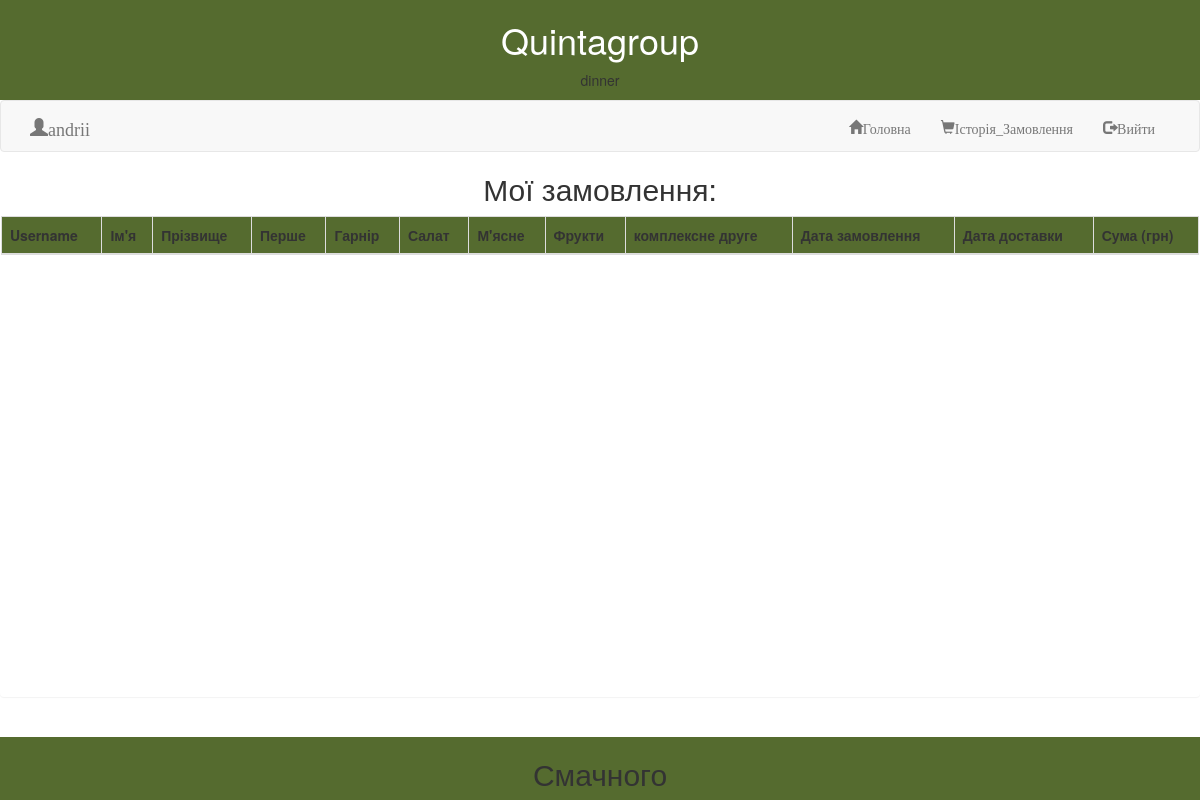
The page /orders/ (signed in) on the database as committed earlier.
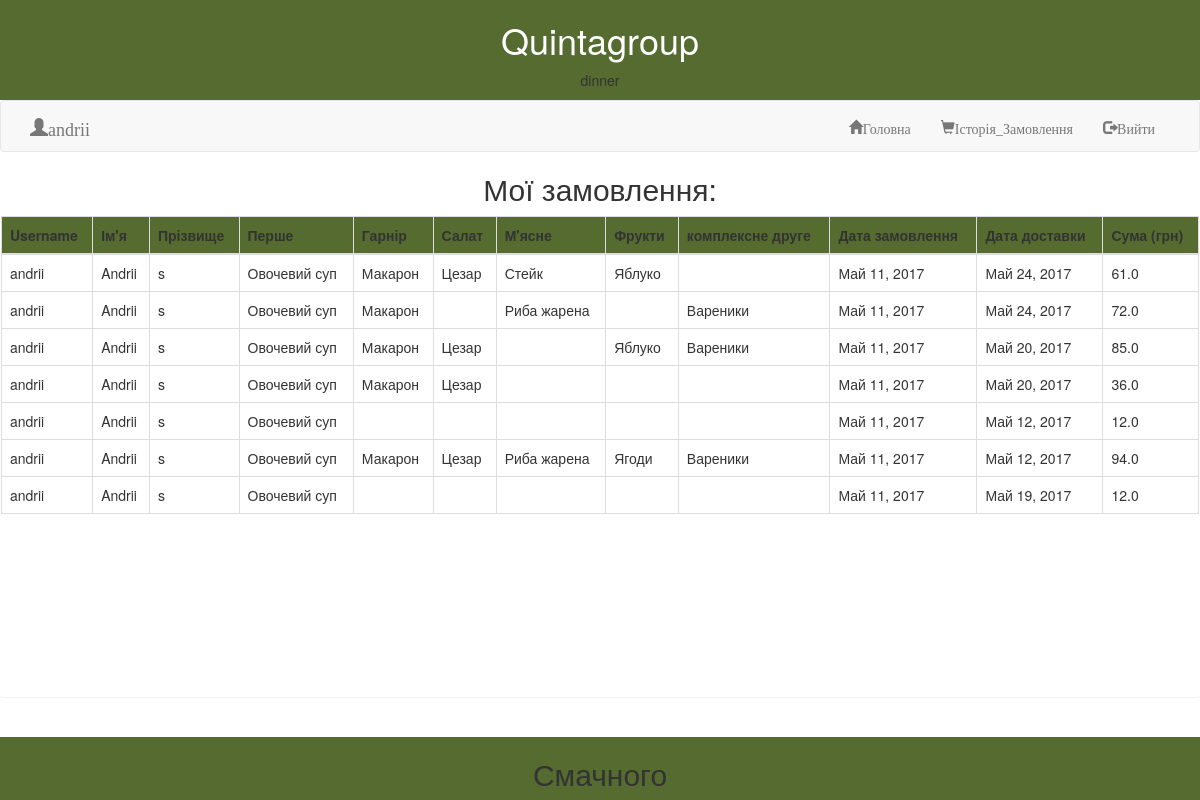
The same page on the database as committed later.
### dinner/models.py (models this page shows, shortened)
class CustomFood(models.Model):
    class Meta:
        db_table = "customFood"
    customUserName = models.TextField()
    customFirstName = models.TextField()
    customLastName = models.TextField()
    firstFood = models.TextField()
    garnish = models.TextField()
    salad = models.TextField()
    meatDish = models.TextField()
    fruits = models.TextField()
    complex = models.TextField()
    customDate = models.DateField()
    dinnerDate = models.DateField()
    customPrice = models.FloatField()

### dinner/views.py (the view)
# urls.py: url(r'^orders/', views.reviewOrders, name="reviewOrders"),
def reviewOrders(request):
    username = request.user.username
    orders = CustomFood.objects.filter(customUserName=username)[:]
    return render(request, 'dinner/reviewOrders.html', {'orders': orders})

### dinner/templates/dinner/reviewOrders.html (shortened to what this page needs)
{% extends 'dinner/base.html' %}
{% block content %}
<div style="text-align: center">
    <h2>Мої замовлення:</h2>
</div>
<div class="panel">
    <div class="container_table">
        <table id="myTable" class="table table-fixedheader table-bordered  ">
            <thead class="table_head">
                <tr>
                    <th>Username</th>
                    <th>Ім'я</th>
                    <th>Прізвище</th>
                    <th>Перше</th>
                    <th>Гарнір</th>
                    <th>Салат</th>
                    <th>М'ясне</th>
                    <th>Фрукти</th>
                    <th>комплексне друге</th>
                    <th>Дата замовлення</th>
                    <th>Дата доставки</th>
                    <th>Сума (грн)</th>
                </tr>
            </thead>
            <tbody style="height:110px">
             {%for i in orders%}
                <tr>
                    <td>{{i.customUserName}}</td>
                    <td>{{i.customFirstName}}</td>
                    <td>{{i.customLastName}}</td>
                    <td>{{i.firstFood}}</td>
                    <td>{{i.garnish}}</td>
                    <td>{{i.salad}}</td>
                    <td>{{i.meatDish}}</td>
                    <td>{{i.fruits}}</td>
                    <td>{{i.complex}}</td>
                    <td>{{i.customDate}}</td>
                    <td>{{i.dinnerDate}}</td>
                    <td>{{i.customPrice}}</td>
                </tr>
                 {%endfor%}
            </tbody>
        </table>
    </div>
</div>
<footer  class="container-fluid text-center foter_style">
  <h2 class="">Смачного</h2>
</footer>
{%endblock%}

Rows that differ between the two databases and show on the page:
added CustomFood: customUserName "andrii", customFirstName "Andrii", customLastName "s", firstFood "Овочевий суп", garnish "Макарон", salad "Цезар", meatDish "Стейк", fruits "Яблуко", customDate "Май 11, 2017", dinnerDate "Май 24, 2017", customPrice "61.0"
added CustomFood: customUserName "andrii", customFirstName "Andrii", customLastName "s", firstFood "Овочевий суп", garnish "Макарон", meatDish "Риба жарена", complex "Вареники", customDate "Май 11, 2017", dinnerDate "Май 24, 2017", customPrice "72.0"
added CustomFood: customUserName "andrii", customFirstName "Andrii", customLastName "s", firstFood "Овочевий суп", garnish "Макарон", salad "Цезар", fruits "Яблуко", complex "Вареники", customDate "Май 11, 2017", dinnerDate "Май 20, 2017", customPrice "85.0"
added CustomFood: customUserName "andrii", customFirstName "Andrii", customLastName "s", firstFood "Овочевий суп", garnish "Макарон", salad "Цезар", customDate "Май 11, 2017", dinnerDate "Май 20, 2017", customPrice "36.0"
added CustomFood: customUserName "andrii", customFirstName "Andrii", customLastName "s", firstFood "Овочевий суп", customDate "Май 11, 2017", dinnerDate "Май 12, 2017", customPrice "12.0"
added CustomFood: customUserName "andrii", customFirstName "Andrii", customLastName "s", firstFood "Овочевий суп", garnish "Макарон", salad "Цезар", meatDish "Риба жарена", fruits "Ягоди", complex "Вареники", customDate "Май 11, 2017", dinnerDate "Май 12, 2017", customPrice "94.0"
added CustomFood: customUserName "andrii", customFirstName "Andrii", customLastName "s", firstFood "Овочевий суп", customDate "Май 11, 2017", dinnerDate "Май 19, 2017", customPrice "12.0"
